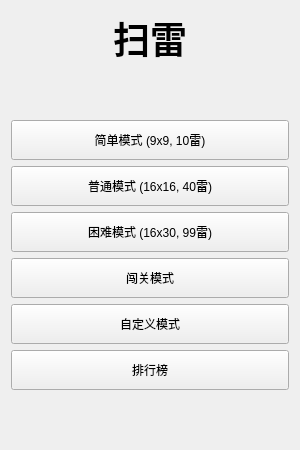
<?xml version="1.0" encoding="UTF-8"?>
<ui version="4.0">
    <class>StartWindow</class>
    <widget class="QWidget" name="StartWindow">
        <property name="geometry">
            <rect>
                <x>0</x>
                <y>0</y>
                <width>300</width>
                <height>450</height>
            </rect>
        </property>
        <property name="windowTitle">
            <string>扫雷 - 选择模式</string>
        </property>
        <layout class="QVBoxLayout" name="verticalLayout">
            <item>
                <widget class="QLabel" name="titleLabel">
                    <property name="font">
                        <font>
                            <family>Segoe UI</family>
                            <pointsize>28</pointsize>
                            <weight>75</weight>
                            <bold>true</bold>
                        </font>
                    </property>
                    <property name="text">
                        <string>扫雷</string>
                    </property>
                    <property name="alignment">
                        <set>Qt::AlignCenter</set>
                    </property>
                </widget>
            </item>
            <item>
                <spacer name="verticalSpacer">
                    <property name="orientation">
                        <enum>Qt::Vertical</enum>
                    </property>
                    <property name="sizeHint" stdset="0">
                        <size>
                            <width>20</width>
                            <height>40</height>
                        </size>
                    </property>
                </spacer>
            </item>
            <item>
                <widget class="QPushButton" name="simpleButton">
                    <property name="minimumSize">
                        <size>
                            <width>0</width>
                            <height>40</height>
                        </size>
                    </property>
                    <property name="text">
                        <string>简单模式 (9x9, 10雷)</string>
                    </property>
                </widget>
            </item>
            <item>
                <widget class="QPushButton" name="normalButton">
                    <property name="minimumSize">
                        <size>
                            <width>0</width>
                            <height>40</height>
                        </size>
                    </property>
                    <property name="text">
                        <string>普通模式 (16x16, 40雷)</string>
                    </property>
                </widget>
            </item>
            <item>
                <widget class="QPushButton" name="hardButton">
                    <property name="minimumSize">
                        <size>
                            <width>0</width>
                            <height>40</height>
                        </size>
                    </property>
                    <property name="text">
                        <string>困难模式 (16x30, 99雷)</string>
                    </property>
                </widget>
            </item>
            <item>
                <widget class="QPushButton" name="campaignButton">
                    <property name="minimumSize">
                        <size>
                            <width>0</width>
                            <height>40</height>
                        </size>
                    </property>
                    <property name="text">
                        <string>闯关模式</string>
                    </property>
                </widget>
            </item>
            <item>
                <widget class="QPushButton" name="customButton">
                    <property name="minimumSize">
                        <size>
                            <width>0</width>
                            <height>40</height>
                        </size>
                    </property>
                    <property name="text">
                        <string>自定义模式</string>
                    </property>
                </widget>
            </item>
            <item>
                <widget class="QPushButton" name="highScoreButton">
                    <property name="minimumSize">
                        <size>
                            <width>0</width>
                            <height>40</height>
                        </size>
                    </property>
                    <property name="text">
                        <string>排行榜</string>
                    </property>
                </widget>
            </item>
            <item>
                <spacer name="verticalSpacer_2">
                    <property name="orientation">
                        <enum>Qt::Vertical</enum>
                    </property>
                    <property name="sizeHint" stdset="0">
                        <size>
                            <width>20</width>
                            <height>40</height>
                        </size>
                    </property>
                </spacer>
            </item>
        </layout>
    </widget>
    <resources/>
    <connections/>
</ui>
